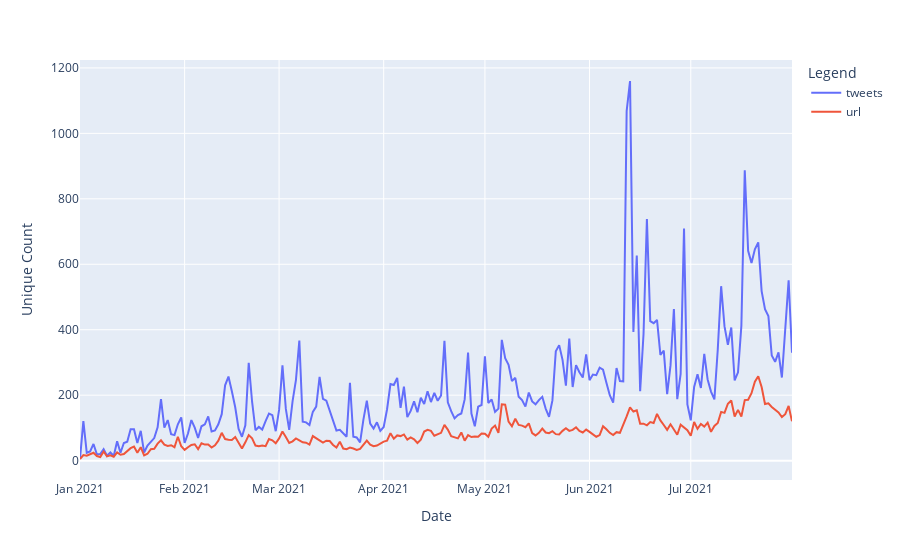

Notebook cell for this chart:
### Markdown cell above
## Identifying URLs sharing user behaviour

### Code cell
azgptime = txturldf[txturldf.az_keyword.notna()] \
    .groupby(["nodeDate"]).nunique().sort_values(["nodeDate"],ascending=True).reset_index()
azgptime

"Number of Tweets and URLs over time (AstraZeneca mentioned)"

import plotly.express as px
fig = px.line(azgptime.rename(columns=dict(nodeID="tweets")),x="nodeDate",y=["tweets","url"])
fig = fig.update_layout(legend_title="Legend")
fig = fig.update_xaxes(title_text='Date')
fig = fig.update_yaxes(title_text='Unique Count')
fig.show()

### Figure 1 — Plotly figure (JSON) as saved in the notebook; plotly's stock layout.template omitted (floating-point values rounded to 4 significant figures; data arrays with more than 128 entries replaced by an {"elided": "..."} marker saying what was removed)
{"data": [{"hovertemplate": "variable=tweets<br>nodeDate=%{x}<br>value=%{y}<extra></extra>", "legendgroup": "tweets", "line": {"color": "#636efa", "dash": "solid"}, "mode": "lines", "name": "tweets", "orientation": "v", "showlegend": true, "type": "scatter", "x": {"elided": "212 str values"}, "xaxis": "x", "y": {"elided": "212 int values"}, "yaxis": "y"}, {"hovertemplate": "variable=url<br>nodeDate=%{x}<br>value=%{y}<extra></extra>", "legendgroup": "url", "line": {"color": "#EF553B", "dash": "solid"}, "mode": "lines", "name": "url", "orientation": "v", "showlegend": true, "type": "scatter", "x": {"elided": "212 str values"}, "xaxis": "x", "y": {"elided": "212 int values"}, "yaxis": "y"}], "layout": {"legend": {"title": {"text": "Legend"}, "tracegroupgap": 0}, "margin": {"t": 60}, "xaxis": {"anchor": "y", "domain": [0, 1], "title": {"text": "Date"}}, "yaxis": {"anchor": "x", "domain": [0, 1], "title": {"text": "Unique Count"}}}}
